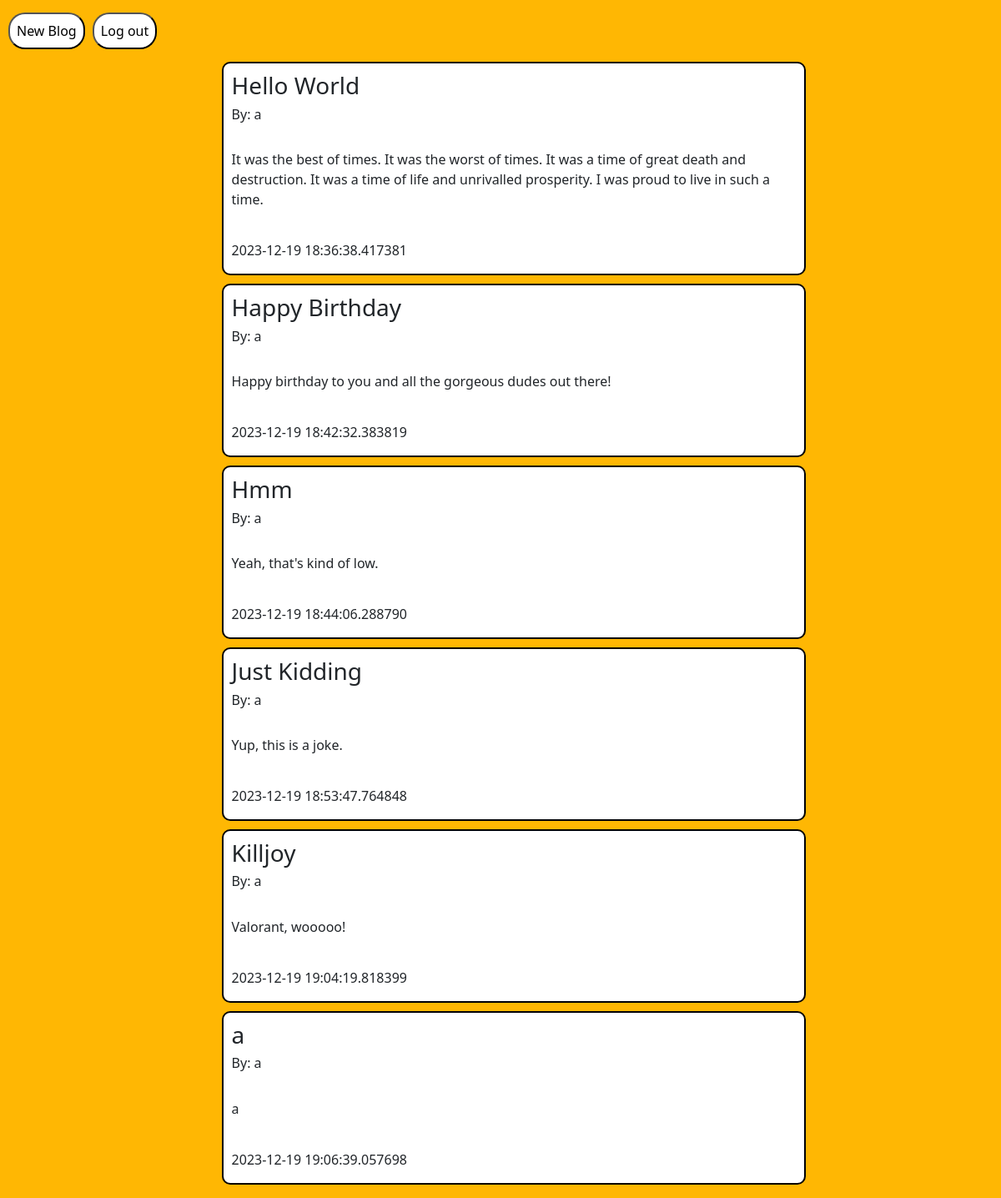
Before: / (signed in) with the older database file.
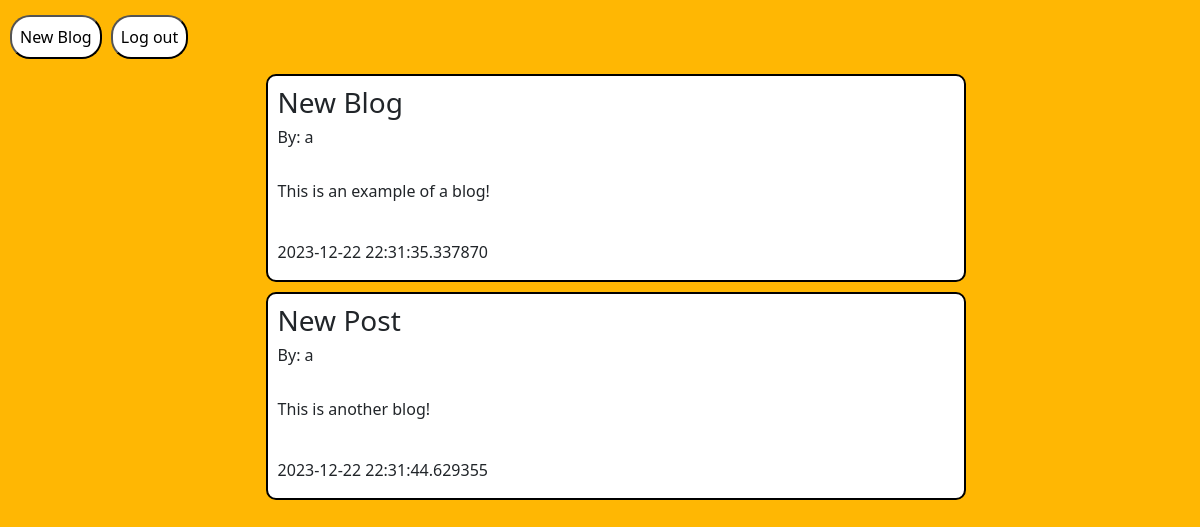
After: the same page with the newer database file.
### tables this page shows
CREATE TABLE BLOG(blog_id, title, author, content, last_modified);

### __init__.py (the view)
@app.route("/", methods=["GET", "POST"])
def home():
    if "username" in session:
        user = session["username"]
        submission = request.args.get('submission', False)
        my_blogs = get_blogs(user)
        return render_template("home.html", username = user, submission = submission, my_blogs = my_blogs)
    return render_template("landing.html")

### db.py (called while the page is built)
def get_blogs(username):
    c = db.cursor()
    c.execute("select * from BLOG where AUTHOR = ?", (username))
    data = c.fetchall()
    c.close()
    return data

### templates/home.html (shortened to what this page needs)
<!DOCTYPE html>
<head>
    <link href="https://cdn.jsdelivr.net/npm/bootstrap@5.2.3/dist/css/bootstrap.min.css" rel="stylesheet">
    <link rel="stylesheet" href="../static/css/style.css">
</head>
<body class="home-body">
    <div class="button-deck">
        <form>
            <button class="button first-button" formaction="/newblog">
                New Blog
            </button>
            <button class= "button" formaction="/logout">
                Log out
            </button>
        </form>
    </div>
    <div id="blogs">
        <ul>
            {% for blog in my_blogs %}
                <div class="blog-body">
                    <h3> {{blog[1]}} </h3>
                    <h6> By: {{blog[2]}} </h6>
                    <br>
                    <p> {{blog[3]}} </p>
                    <br>
                    <h6> {{blog[4]}}</h6>
                </div>
            {% endfor %}
        </ul>
    </div>
</body>

### static/css/style.css (style rules this page uses)
input[type=submit], .button { margin-top: 10px; margin-bottom: 5px; border-radius: 25px; background-color: white; padding: 8px; }
.button { position: relative; border-radius: 20px; margin-left: 5px; margin-right: 5px; padding: 8px; }
.first-button { left: 5px; }
.button-deck { position: relative; margin-top: 5px; margin-bottom: 5px; width: 100%; }
.home-body { background-color: #FFB703; }
.blog-body { margin: auto; width: 60%; padding: 10px; margin-top: 10px; margin-bottom: 10px; border-radius: 10px; border-width: 2px; border-style: solid; border-color: black; background-color: white; z-index: 1; }

Changed rows visible on the page:
removed BLOG: title "Hmm", author "a", content "Yeah, that's kind of low.", last_modified "2023-12-19 18:44:06.288790"
removed BLOG: title "Just Kidding", author "a", content "Yup, this is a joke.", last_modified "2023-12-19 18:53:47.764848"
removed BLOG: title "Killjoy", author "a", content "Valorant, wooooo!", last_modified "2023-12-19 19:04:19.818399"
removed BLOG: title "a", author "a", content "a", last_modified "2023-12-19 19:06:39.057698"
changed BLOG: title "Hello World" → "New Blog"; content "It was the best of times. It was the worst of times. It was a time of great death and destruction. It was a time of life and unrivalled prosperity. I was proud to live in such a time." → "This is an example of a blog!"; last_modified "2023-12-19 18:36:38.417381" → "2023-12-22 22:31:35.337870"
changed BLOG: title "Happy Birthday" → "New Post"; content "Happy birthday to you and all the gorgeous dudes out there!" → "This is another blog!"; last_modified "2023-12-19 18:42:32.383819" → "2023-12-22 22:31:44.629355"
